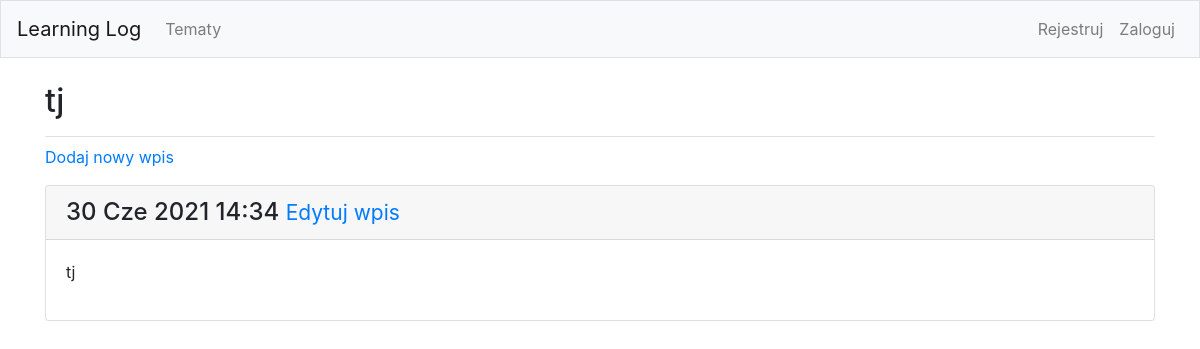
Page /topics/12/ on the earlier database version.
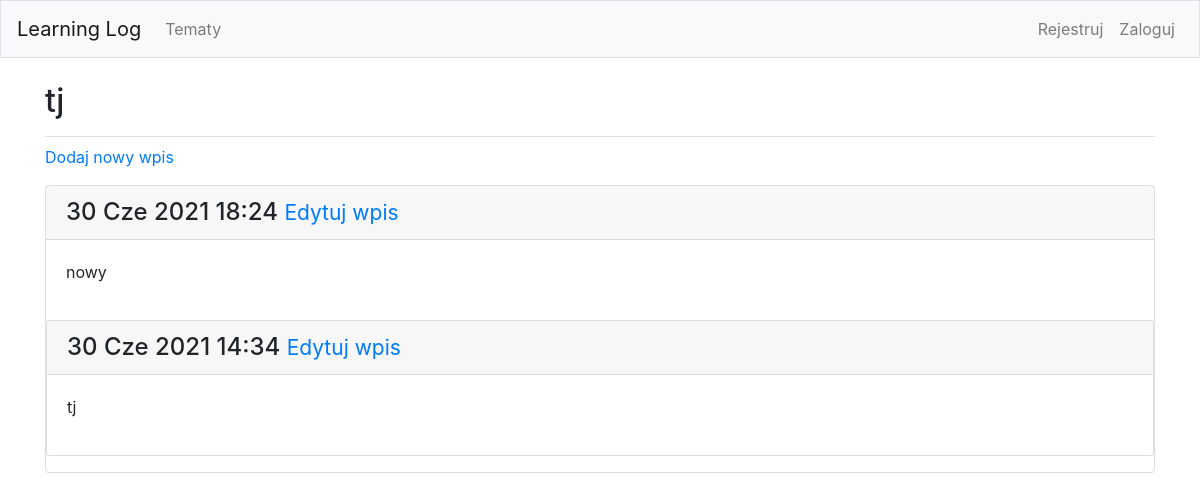
Same page on the later database version.
### learning_logs/models.py (models this page shows, shortened)
class Entry(models.Model):
    topic = models.ForeignKey(Topic, on_delete=models.CASCADE)
    text = models.TextField()
    data_added = models.DateTimeField(auto_now_add=True)
    class Meta:
        verbose_name_plural = 'entries'

### learning_logs/views.py (the view)
# urls.py: path('topics/<int:topic_id>/', views.topic, name='topic'),
def topic(request, topic_id):
    topic = Topic.objects.get(id=topic_id)
    entries = topic.entry_set.order_by('-data_added')
    context = {'topic' : topic, 'entries' : entries}
    return render(request, 'learning_logs/topic.html', context)

### learning_logs/models.py (called while the page is built)
    def __str__(self):
        return self.text

### learning_logs/templates/learning_logs/topic.html
{% extends 'learning_logs/base.html' %}
{% block page_header %}
    <h2> {{ topic }} </h2>
{% endblock page_header %}
{% block content %}
    <p>
        <a href="{% url 'learning_logs:new_entry' topic.id %}">Dodaj nowy wpis</a>
    </p>
    {% for entry in entries %}
        <div class="card mb-3">
            <h4 class="card-header">
                {{ entry.data_added|date:'d M Y H:i' }}
                    <small><a href=" {% url 'learning_logs:edit_entry' entry.id %}">Edytuj wpis</a></small>
                </h4>
                <div class="card-body">
                    {{ entry.text|linebreaks }}
                </div>
    {% empty %}
        Nie ma jeszcze żadnego wpisu dla tego tematu.
    {% endfor %}
{% endblock content %}

Differences in the rows shown:
added Entry: data_added "30 Cze 2021 18:24", text "nowy"
